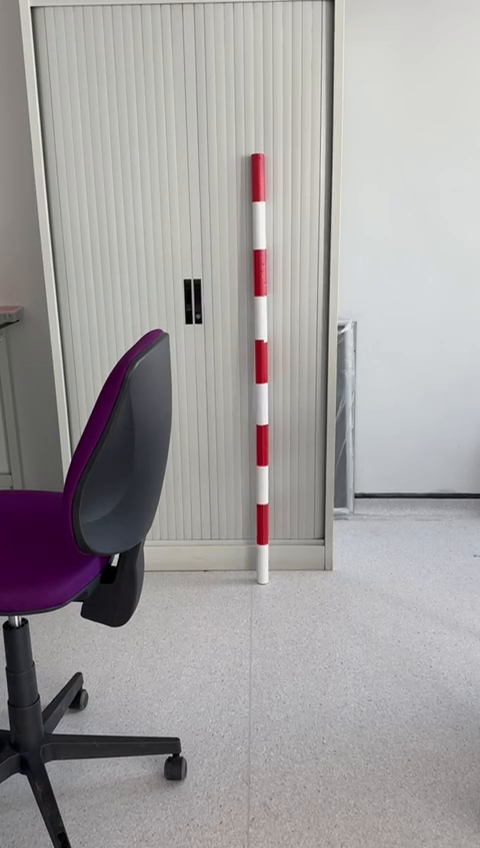
#> input picture frame 13 of Photos/VID-20240223-WA0009.mp4, 480 x 848 px
$ python OpenCV_Test_Images.py
#> lines starting #> are read from the running program, lines starting #| are printed output that depends on the picture; after the words box and inside, x2 and y2 are one past the last pixel; in counts of white or black regions, pixels touching at a corner belong together
import cv2
import numpy as np

# [8 lines of commented-out code are left out]
video = cv2.VideoCapture('/home/pi/Desktop/Group1-Camera-Vision/Photos/VID-20240223-WA0009.mp4')

#if image is None:
    #print("Image Error")

if video is None:
    print("Video Error")

direction = "" # Varibale for direction of paddler

# Define White
lower_white_boundary = np.array([0, 0, 200])
upper_white_boundary = np.array([179, 30, 255])

# Define Yellow
lower_yellow_boundary = np.array([20, 100, 100])
upper_yellow_boundary = np.array([40, 255, 255])

# Define Green
lower_green_boundary = np.array([25, 52, 45]) #HSV Values for Green (Lower End)
upper_green_boundary = np.array([102, 255, 255]) #HSV Values for Green (Upper End)

# Define Red
lower_red_boundary = np.array([161, 155, 84]) #HSV Values for Red (Lower End)
upper_red_boundary = np.array([179, 255, 255]) #HSV Values for Red (Upper End)

while(1):

    ret, frame = video.read() #Read Pi Camera
#> frame is the input picture: shape (848, 480, 3); mean B, G, R 159.7, 159.1, 162.4
    if not ret:
        print("Camera Failed")
        break

    hsv = cv2.cvtColor(frame, cv2.COLOR_BGR2HSV) #Convert to HSV colour range
#> hsv: shape (848, 480, 3); mean H, S, V 70.3, 19, 164.1

    white_mask = cv2.inRange(hsv, lower_white_boundary, upper_white_boundary) #Mask Green in Live View
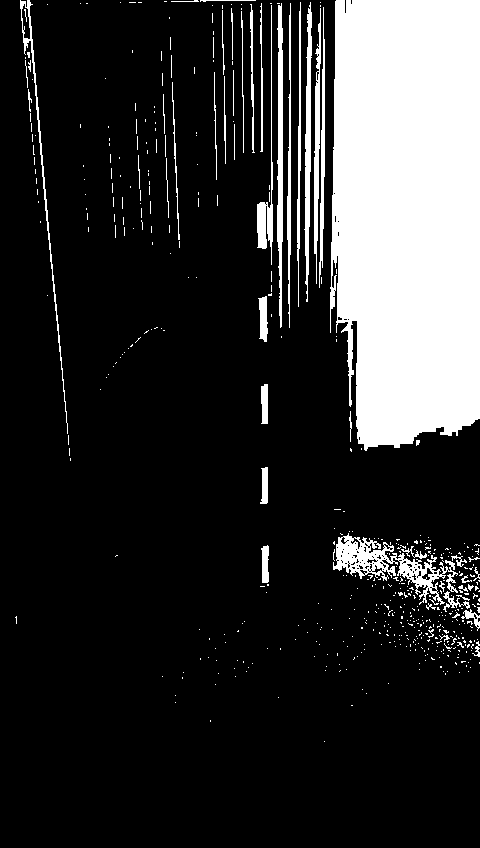
#> white_mask: shape (848, 480); 19% white; 524 white regions (473 under 20 px)
    white_contours, _ = cv2.findContours(white_mask, cv2.RETR_EXTERNAL, cv2.CHAIN_APPROX_SIMPLE)
#> white_contours = 523 contours, 500 with area under 20; largest, box (x1, y1, x2, y2) and area: (330, 0, 480, 451) 60884, (333, 533, 458, 605) 2586, (277, 3, 283, 328) 1116, (304, 2, 312, 302) 986, (314, 8, 321, 284) 737

    #yellow_mask = cv2.inRange(hsv, lower_yellow_boundary, upper_yellow_boundary) #Mask Green in Live View
    #yellow_contours, _ = cv2.findContours(yellow_mask, cv2.RETR_EXTERNAL, cv2.CHAIN_APPROX_SIMPLE)

    green_mask = cv2.inRange(hsv, lower_green_boundary, upper_green_boundary) #Mask Green in Live View
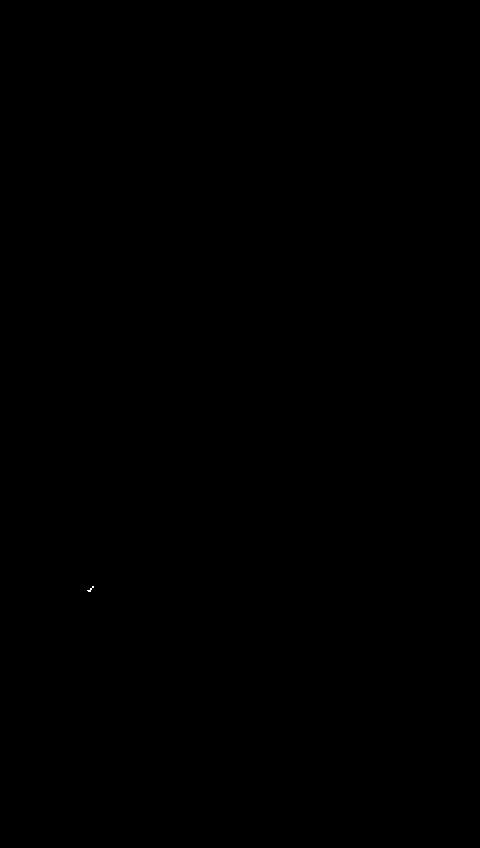
#> green_mask: shape (848, 480); 0% white in thin lines or dots, all inside (x1, y1, x2, y2) = (87, 586, 94, 592)
    #green = cv2.bitwise_and(frame, frame, mask=green_mask) #combines two shades
    green_contours, _ = cv2.findContours(green_mask, cv2.RETR_EXTERNAL, cv2.CHAIN_APPROX_SIMPLE)
#> green_contours = 1 contour, all with area under 20

    red_mask = cv2.inRange(hsv, lower_red_boundary, upper_red_boundary) #Mask Red in Live View
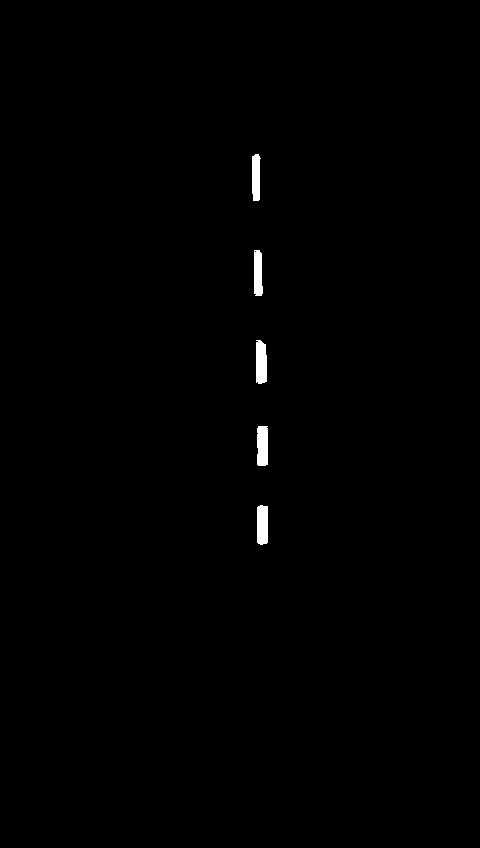
#> red_mask: shape (848, 480); 0.5% white; 5 white regions
    #red = cv2.bitwise_and(frame, frame, mask=red_mask) #combines two shades
    red_contours, _ = cv2.findContours(red_mask, cv2.RETR_EXTERNAL, cv2.CHAIN_APPROX_SIMPLE)
#> red_contours = 5 contours; box (x1, y1, x2, y2) and area: (256, 340, 267, 384) 392, (257, 426, 268, 466) 378, (257, 505, 268, 545) 374, (254, 250, 263, 296) 316, (252, 154, 261, 201) 310

    for green_contour in red_contours: # Run whenever green detected

        pole_largest_contour = max(red_contours, key=cv2.contourArea) # Find largest green area

        x, y, w, h = cv2.boundingRect(pole_largest_contour) # Rectangle around green item
        cv2.rectangle(frame, (x, y), (x + w, y + h), (0, 255, 0), 2) # Rectangle Frame in fed
        #green_pole_roi = frame[y:y+h, x:x+w]
        #green_pole_edges = cv2.Canny(green_pole_roi, 100, 200)

        for red_contour in white_contours: # Run when red detected
            #kayaker_largest_contour = max(red_contours, key=cv2.contourArea) # Largest x area
            M = cv2.moments(red_contour)

            if M["m00"] != 0: # Moments to determine center
                cX = int(M["m10"] / M["m00"])
                cY = int(M["m01"] / M["m00"])

                #cv2.circle(image, (cX, cY), 5, (0, 0, 255), -1)
                cv2.circle(frame, (cX, cY), 5, (0, 0, 255), -1)

                # Determine if right or left of pole
                if cX < x + w // 2:
                    direction = ("Right of Pole")
                else:
                    direction = ("Left of Pole")

        # Output direction to screen
        cv2.putText(frame, direction, (50, 50), cv2.FONT_ITALIC, 2, (0,0,255), 1)
#> this loop made 5 passes
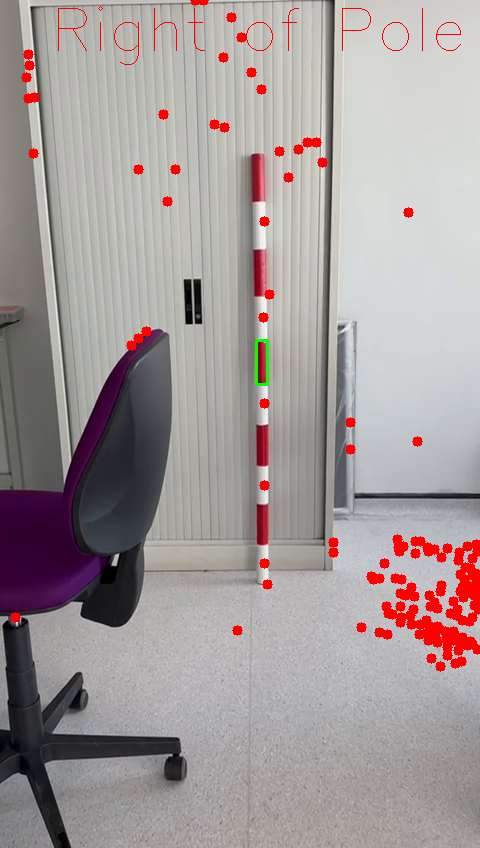
#> frame: shape (848, 480, 3); 2.66% of pixels changed, all inside (x1, y1, x2, y2) = (10, 0, 480, 672)


    cv2.imshow('Live Feed', frame) # Open Live Feed Window
    #cv2.imshow('Video Feed', video)
    #cv2.imshow("Canny", canny)
    #cv2.imshow("Red", red)

    # Close all program if 'e' is entered
    if cv2.waitKey(1) & 0xFF == ord('e'):
#> (key e is pressed here)
        break

# Close all windows
#> (the run stopped early here; a loop or call above may not have finished)

$ run again, starting later in the video
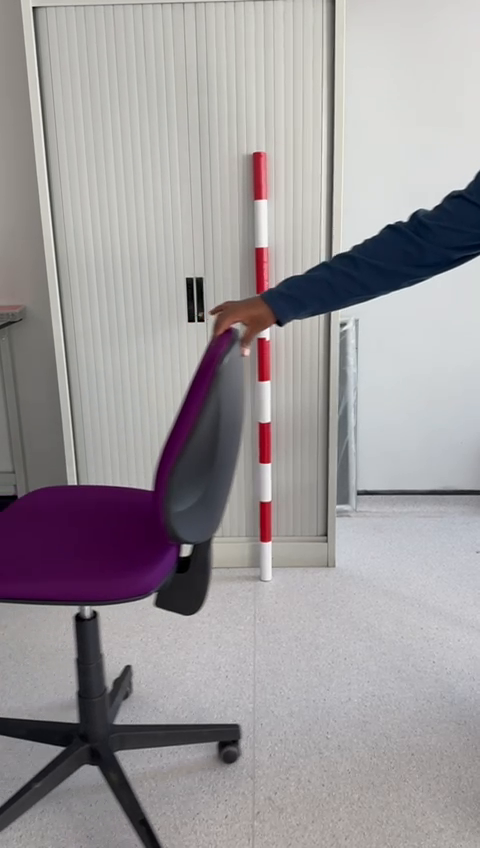
#> input picture frame 59 of Photos/VID-20240223-WA0009.mp4, 480 x 848 px
#> frame is the input picture: shape (848, 480, 3); mean B, G, R 155.8, 153.2, 157.7
#> hsv: shape (848, 480, 3); mean H, S, V 73.3, 28.3, 160.3
#> `white_mask = cv2.inRange(hsv, lower_white_boundary, upper_white_bounda..`:
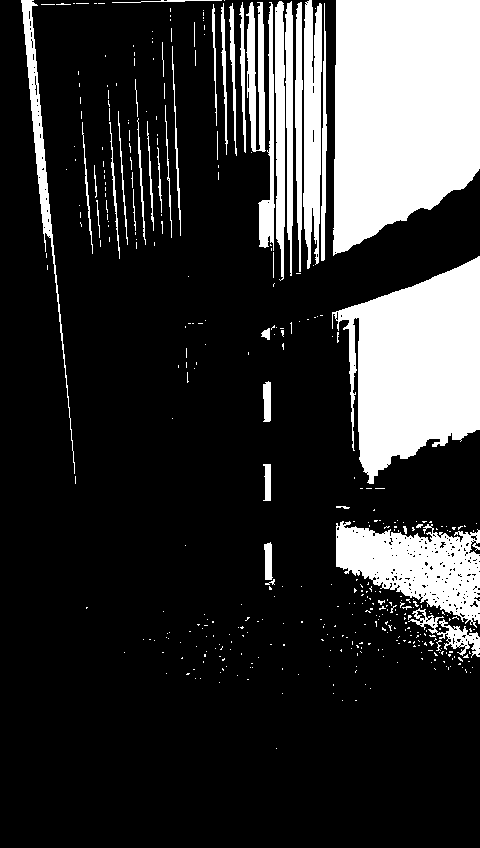
#> white_mask: shape (848, 480); 20.8% white; 408 white regions (365 under 20 px)
#> white_contours = 408 contours, 379 with area under 20; largest, box (x1, y1, x2, y2) and area: (333, 0, 480, 256) 31098, (332, 256, 480, 484) 21016, (336, 521, 480, 628) 8678, (303, 0, 322, 269) 3552, (21, 0, 75, 474) 2114
#> green_mask: shape (848, 480); 0.01% white in thin lines or dots, all inside (x1, y1, x2, y2) = (172, 227, 386, 492)
#> green_contours = 16 contours, all with area under 20
#> red_mask: shape (848, 480); 0.46% white; 8 white regions (3 under 20 px)
#> red_contours = 8 contours, 3 with area under 20; largest, box (x1, y1, x2, y2) and area: (258, 338, 269, 381) 364, (260, 424, 270, 464) 345, (260, 503, 270, 542) 330, (256, 248, 265, 294) 310, (254, 153, 262, 200) 294
#> the loop `for green_contour in red_contours:` made 8 passes
#> green_contour on passes 2, 5, 6: [[262, 502]], [[224, 331], [222, 333]], [[229, 328]]
#> after the loop `for green_contour in red_contours:`:
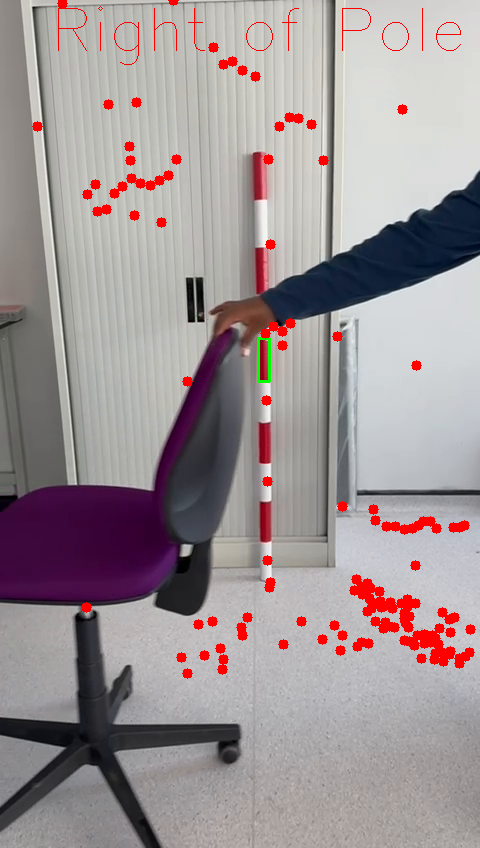
#> frame: shape (848, 480, 3); 2.77% of pixels changed, all inside (x1, y1, x2, y2) = (32, 0, 476, 679)

$ run again, starting later in the video
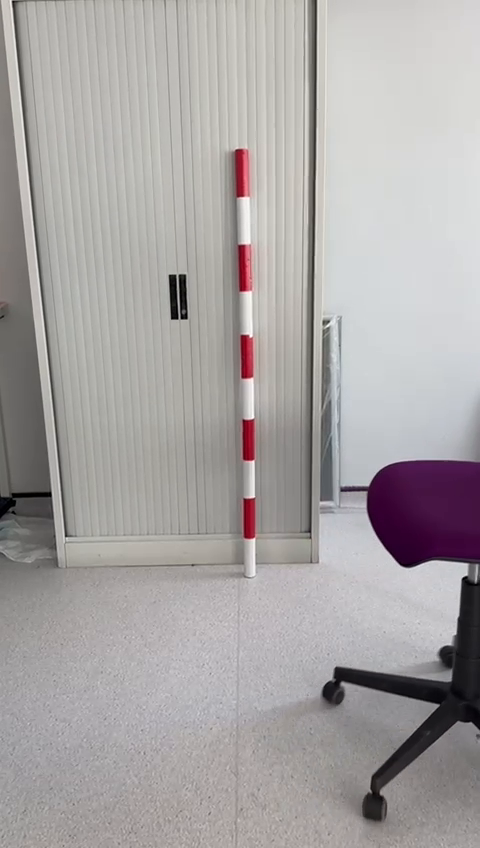
#> input picture frame 105 of Photos/VID-20240223-WA0009.mp4, 480 x 848 px
#> frame is the input picture: shape (848, 480, 3); mean B, G, R 164.5, 164.7, 168.6
#> hsv: shape (848, 480, 3); mean H, S, V 60.5, 15.9, 169.5
#> `white_mask = cv2.inRange(hsv, lower_white_boundary, upper_white_bounda..`:
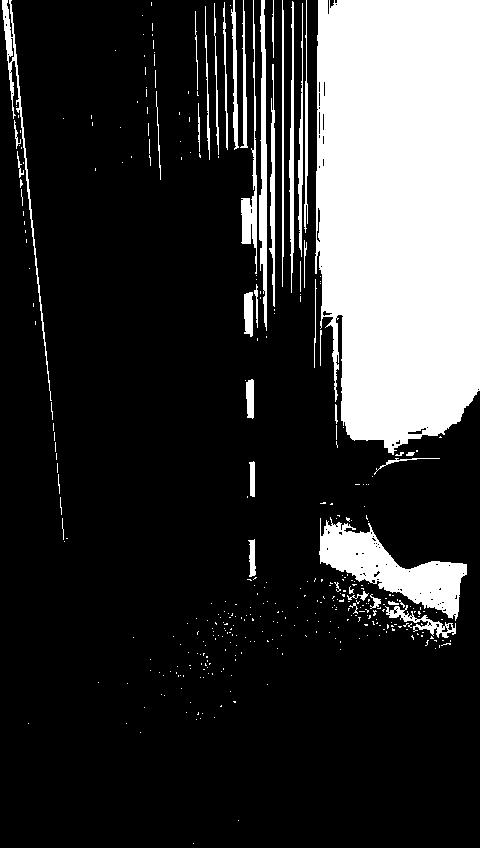
#> white_mask: shape (848, 480); 21.3% white; 371 white regions (329 under 20 px)
#> white_contours = 371 contours, 343 with area under 20; largest, box (x1, y1, x2, y2) and area: (315, 0, 480, 455) 67086, (319, 517, 467, 621) 5832, (259, 0, 267, 331) 1342, (2, 0, 52, 401) 832, (241, 0, 257, 274) 792
#> green_mask: shape (848, 480); every value is 0
#> green_contours = []
#> red_mask: shape (848, 480); 0.47% white; 5 white regions
#> red_contours = 5 contours; box (x1, y1, x2, y2) and area: (243, 420, 254, 460) 372, (241, 336, 252, 378) 370, (244, 499, 254, 538) 334, (236, 150, 244, 197) 300, (239, 246, 248, 291) 271
#> the loop `for green_contour in red_contours:` made 5 passes
#> after the loop `for green_contour in red_contours:`:
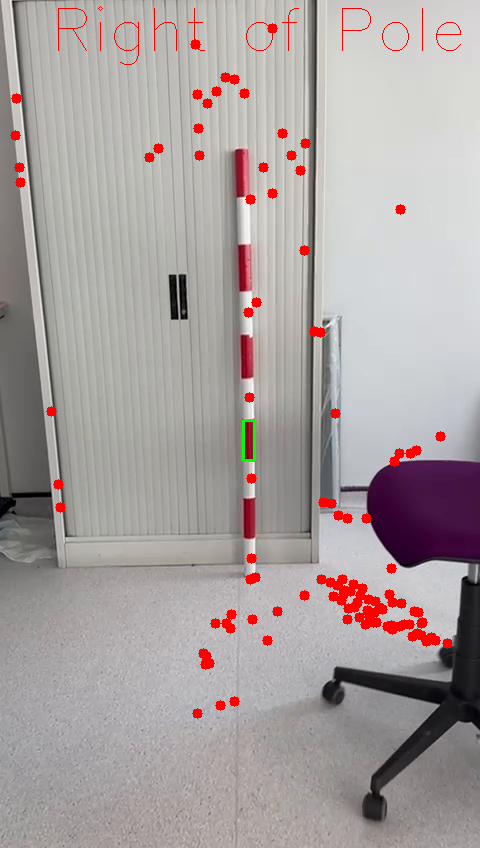
#> frame: shape (848, 480, 3); 2.24% of pixels changed, all inside (x1, y1, x2, y2) = (10, 6, 461, 719)
